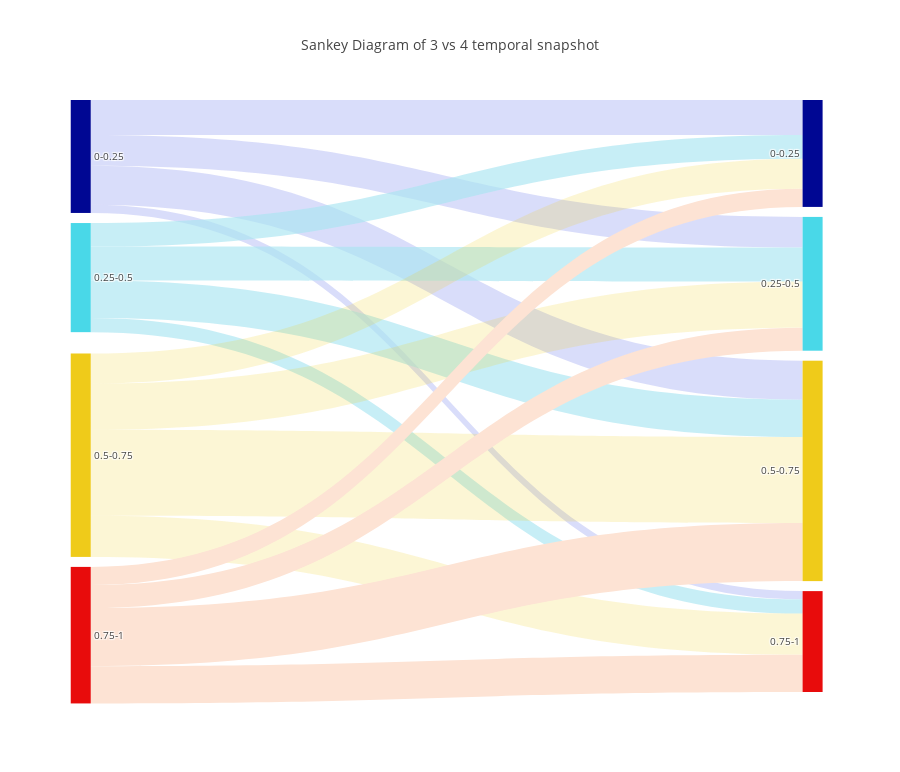

Notebook cell for this chart:
### Markdown cell above
### 3 vs 4

### Code cell
# time 3 to time 4
links = [['Source','Target','Value','Link Color'],

        # tempo 0 al tempo 1
        [0,4,t23[0,0],'rgba(5, 31, 223, 0.15)'],
        [0,5,t23[0,0.25],'rgba(5, 31, 223, 0.15)'],
        [0,6,t23[0,0.5],'rgba(5, 31, 223, 0.15)'],
        [0,7,t23[0,1],'rgba(5, 31, 223, 0.15)'],

        [1,4,t23[0.25,0],'rgba(170, 230, 242, 0.66)'],
        [1,5,t23[0.25,0.25],'rgba(170, 230, 242, 0.66)'],
        [1,6,t23[0.25,0.5],'rgba(170, 230, 242, 0.66)'],
        [1,7,t23[0.25,1],'rgba(170, 230, 242, 0.66)'],

        [2,4,t23[0.5,0],'rgba(239, 203, 26, 0.18)'],
        [2,5,t23[0.5,0.25],'rgba(239, 203, 26, 0.18)'],
        [2,6,t23[0.5,0.5],'rgba(239, 203, 26, 0.18)'],
        [2,7,t23[0.5,1],'rgba(239, 203, 26, 0.18)'],
         
        [3,4,t23[1,0],'rgba(253,227,212,1'],
        [3,5,t23[1,0.25],'rgba(253,227,212,1'],
        [3,6,t23[1,0.5],'rgba(253,227,212,1'],
        [3,7,t23[1,1],'rgba(253,227,212,1'],
        ]
         

# Nodes & links
nodes = [['ID', 'Label', 'Color'],
        [0,'0-0.25','#000793'],
        [1,'0.25-0.5','#49D8E8'],
        [2,'0.5-0.75','#EFCB1A'],
        [3,'0.75-1','#E80C0C'],
        [4,'0-0.25','#000793'],
        [5,'0.25-0.5','#49D8E8'],
        [6,'0.5-0.75','#EFCB1A'],
        [7,'0.75-1','#E80C0C'],
        ]

# Retrieve headers and build dataframes
nodes_headers = nodes.pop(0)
links_headers = links.pop(0)
df_nodes = pd.DataFrame(nodes, columns = nodes_headers)
df_links = pd.DataFrame(links, columns = links_headers)
#df_nodes['counts']=count_nodes
# Sankey plot setup
data_trace = dict(
    type='sankey',
    arrangement = "snap",
    domain = dict(
      x =  [0,1],
      y =  [0,1]
    ),
    orientation = "h",
    valueformat = ".0f",
    node = dict(
      pad = 10,
    # thickness = 30,
      line = dict(
        color = "black",
        width = 0,
        #value=df_nodes['counts'].dropna(axis=0, how='any')
      ),
      #value=df_nodes['counts'].dropna(axis=0, how='any'),
      label =  df_nodes['Label'].dropna(axis=0, how='any'),
      y=[0.001,0.3,0.6,0.9,0.001,0.3,0.6,0.9],
      x=[0.001,0.001,0.001,0.001,0.99,0.99,0.99,0.99],
      color = df_nodes['Color'],
    ),
    link = dict(
      source = df_links['Source'].dropna(axis=0, how='any'),
      target = df_links['Target'].dropna(axis=0, how='any'),
      value = df_links['Value'].dropna(axis=0, how='any'),
      color = df_links['Link Color'].dropna(axis=0, how='any'),
  )
)

layout = dict(
        title = "Sankey Diagram of 3 vs 4 temporal snapshot",
    height = 772,
    font = dict(
      size = 10),)

fig = dict(data=[data_trace], layout=layout)
iplot(fig, validate=False)

### Figure 1 — Plotly figure (JSON) as saved in the notebook; plotly's stock layout.template omitted (floating-point values rounded to 4 significant figures)
{"data": [{"arrangement": "snap", "domain": {"x": [0, 1], "y": [0, 1]}, "link": {"color": ["rgba(5, 31, 223, 0.15)", "rgba(5, 31, 223, 0.15)", "rgba(5, 31, 223, 0.15)", "rgba(5, 31, 223, 0.15)", "rgba(170, 230, 242, 0.66)", "rgba(170, 230, 242, 0.66)", "rgba(170, 230, 242, 0.66)", "rgba(170, 230, 242, 0.66)", "rgba(239, 203, 26, 0.18)", "rgba(239, 203, 26, 0.18)", "rgba(239, 203, 26, 0.18)", "rgba(239, 203, 26, 0.18)", "rgba(253,227,212,1", "rgba(253,227,212,1", "rgba(253,227,212,1", "rgba(253,227,212,1"], "source": [0, 0, 0, 0, 1, 1, 1, 1, 2, 2, 2, 2, 3, 3, 3, 3], "target": [4, 5, 6, 7, 4, 5, 6, 7, 4, 5, 6, 7, 4, 5, 6, 7], "value": [64, 56, 71, 15, 43, 62, 68, 26, 55, 84, 157, 75, 33, 42, 106, 68]}, "node": {"color": ["#000793", "#49D8E8", "#EFCB1A", "#E80C0C", "#000793", "#49D8E8", "#EFCB1A", "#E80C0C"], "label": ["0-0.25", "0.25-0.5", "0.5-0.75", "0.75-1", "0-0.25", "0.25-0.5", "0.5-0.75", "0.75-1"], "line": {"color": "black", "width": 0}, "pad": 10, "x": [0.001, 0.001, 0.001, 0.001, 0.99, 0.99, 0.99, 0.99], "y": [0.001, 0.3, 0.6, 0.9, 0.001, 0.3, 0.6, 0.9]}, "orientation": "h", "type": "sankey", "valueformat": ".0f"}], "layout": {"font": {"size": 10}, "height": 772, "title": "Sankey Diagram of 3 vs 4 temporal snapshot"}}
